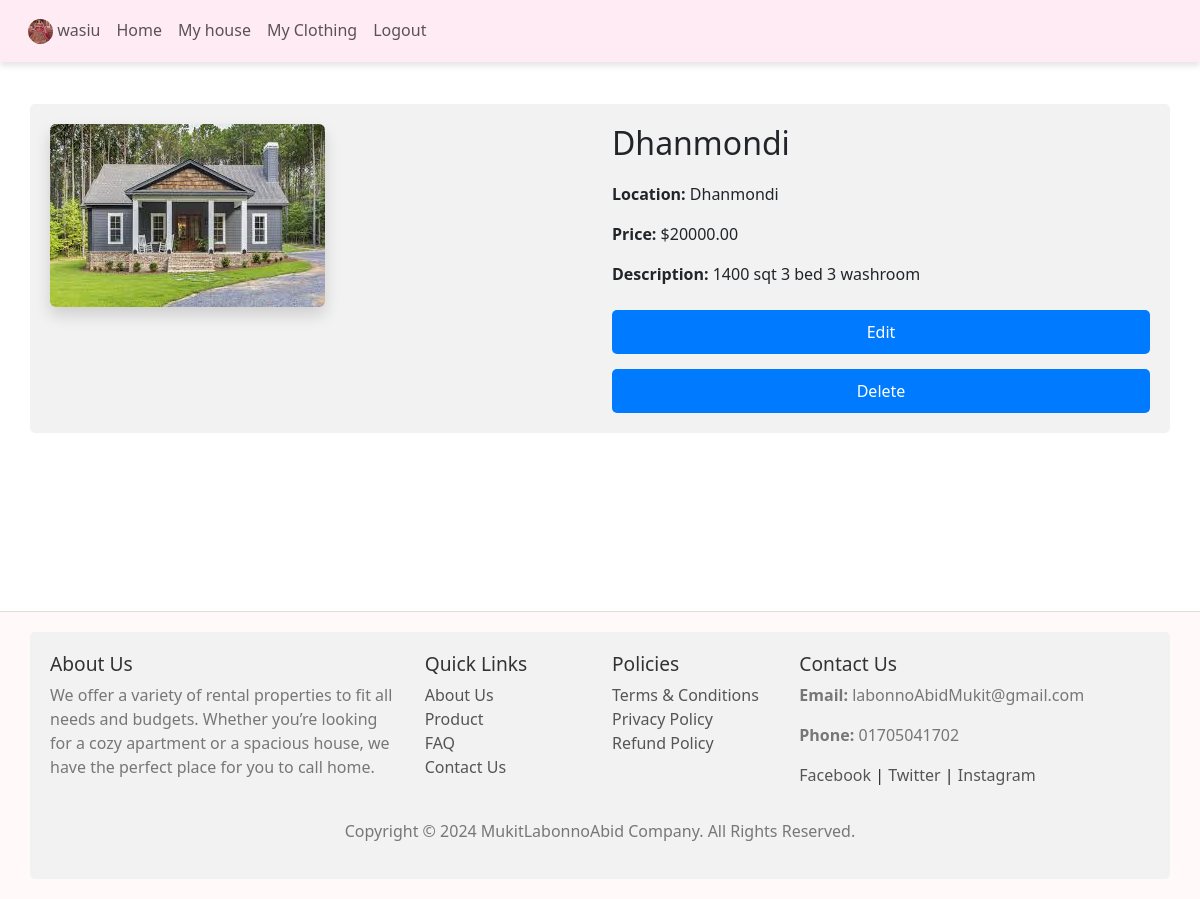
The app's page /houses/14/ (signed in) with its own data.
### accounts/models.py (models this page shows)
class User(AbstractUser):
    USER_TYPE_CHOICES = (
        ('renter', 'Renter'),
        ('owner', 'House Owner'),
    )
    user_type = models.CharField(max_length=10, choices=USER_TYPE_CHOICES)
    profile_picture = models.ImageField(upload_to='profile_pics/', default='profile_pics/default.jpg')

### houses/models.py (models this page shows, shortened)
class House(models.Model):
    owner = models.ForeignKey(User, on_delete=models.CASCADE, related_name='houses')
    title = models.CharField(max_length=100)
    description = models.TextField()
    area = models.CharField(max_length=50)
    address = models.CharField(max_length=200)
    price = models.DecimalField(max_digits=10, decimal_places=2)
    image = models.ImageField(upload_to='house_images/')

### houses/views.py (the view)
# urls.py: path('houses/<int:pk>/', views.house_detail, name='house_detail'),
@login_required
def house_detail(request, pk):
    house = get_object_or_404(House, pk=pk)
    is_owner = house.owner == request.user
    context = {
        'house': house,
        'is_owner': is_owner,
    }
    return render(request, 'house/house_detail.html', context)

### template/house/house_detail.html (shortened to what this page needs)
{% extends 'base.html' %}
{% load static %}
{% block content %}
<div class="content-wrapper pb-5 mt-5">
    <div class="container">
        <div class="row">
            <div class="col-md-6">
                {% if house.image %}
                <img src="{{ house.image.url }}" alt="{{ house.title }}" class="img-fluid rounded shadow">
                {% else %}
                <img src="{% static 'Images/default-house.jpg' %}" alt="Default House" class="img-fluid rounded shadow">
                {% endif %}
            </div>
            <div class="col-md-6">
                <h2>{{ house.title }}</h2>
                <p><strong>Location:</strong> {{ house.area }}</p>
                <p><strong>Price:</strong> ${{ house.price }}</p>
                <p><strong>Description:</strong> {{ house.description }}</p>
                <div class="mt-4">
                    {% if is_owner %}
                    <a href="{% url 'house_edit' house.pk %}" class="btn btn-warning">Edit</a>
                    <a href="{% url 'house_delete' house.pk %}" class="btn btn-danger">Delete</a>
                    {% else %}
                    <a href="{% url 'contact_owner' house.pk %}" class="btn btn-primary">Contact Owner</a>
                    {% endif %}
                </div>
            </div>
        </div>
    </div>
</div>
{% endblock %}

### template/includes/header.html (shortened to what this page needs)
<header>
	<nav class="navbar navbar-expand-lg bg-custom p-3 m-4">
	      <div class="collapse navbar-collapse" id="navbarNav">
	        <div class="d-flex justify-content-between">
	        	<div style="padding-left:20px;">
	        		<ul class="navbar-nav">
                   {% if user.is_authenticated %}
                        <li class="nav-item">
                            <a class="nav-link" href="{% url 'my_profile' %}">
                                <img class="nav-avatar" src="{{ user.profile_picture.url }}" alt="Profile Picture" style="width: 40px; height: 40px; border-radius: 50%;">
                                 <span class="navbar-text">{{ user.username }}</span>
                            </a>
                        </li>
                       <li class="nav-item">
			              <a  class="nav-link" href="{% url 'home' %}">Home</a>
			          </li>
                       <li class="nav-item">
                        <a  class="nav-link"  href="{% url 'house_list' %}">My house</a>
			          </li>
                        <li class="nav-item">
                         <a class="nav-link" href="{% url 'clothing_list' %}">My Clothing</a>
			          </li>
			          <li class="nav-item">
			            <a class="nav-link" href="{% url 'logout' %}">Logout</a>
			          </li>
                         {% endif %}
	        		</ul>
	        	</div>
	        </div>
	      </div>
	</nav>
</header>

### static/style.css (style rules this page uses)
.bg-custom { --bs-bg-opacity: 1; background-color: rgb(214 220 227) !important; }
.nav-avatar { height: 25px !important; width: 25px !important; background-size: cover; background-repeat: no-repeat; background-position: center; border-radius: 50%; }
#navbarNav { position: fixed; top: 0; left: 0; width: 100%; background-color: #ffebf3; padding: 10px 0; text-align: center; box-shadow: 0px 4px 6px rgba(0, 0, 0, 0.1); z-index: 1000; }
.content-wrapper { margin-bottom: 130px; }
a:link, a:visited { cursor: auto; }
.btn { display: block; width: 100%; padding: 10px; background-color: #007bff; color: #fff; border: none; border-radius: 5px; font-size: 1rem; cursor: pointer; margin-top: 15px; }
.container { border-radius: 5px; background-color: #f2f2f2; padding: 20px; }
h2 { margin-bottom: 20px; }

### records on screen
User: profile_picture (picture), username "wasiu"
House: image (picture), title "Dhanmondi", area "Dhanmondi", price "20000.00", description "1400 sqt 3 bed 3 washroom"
